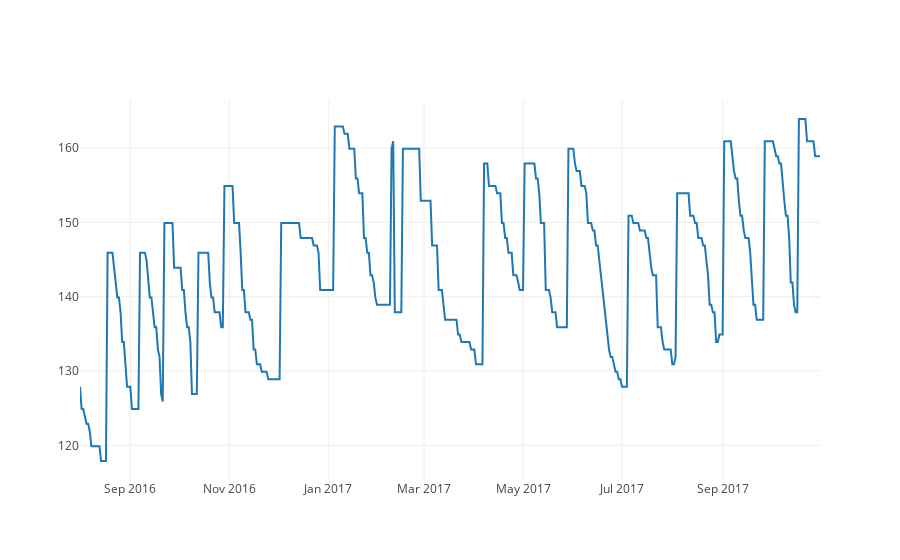

Notebook code for this chart:
### Markdown cell above
# Step 3: Visualise

### Code cell
# this just helps if you're picking up from Step 3 and don't want to run the entire notebook
if 'daily_pricing' not in globals():
    import pandas as pd
    daily_pricing = pd.read_csv('../data/daily_pricing.csv.gz', compression='gzip')

import plotly.offline as py
import plotly.graph_objs as go

py.init_notebook_mode(connected=True)

selection = daily_pricing[(daily_pricing['ServiceStationName']=='BP Redfern') & (daily_pricing['FuelCode']=='P98')]

ts = [go.Scatter(x=selection.Date, y=selection.Price)]

py.iplot(ts)

### Figure 1 — Plotly figure (JSON) as saved in the notebook; plotly's stock layout.template omitted (floating-point values rounded to 4 significant figures; data arrays with more than 128 entries replaced by an {"elided": "..."} marker saying what was removed)
{"data": [{"type": "scatter", "x": {"elided": "457 str values"}, "y": {"elided": "457 float values"}}], "layout": {}}
